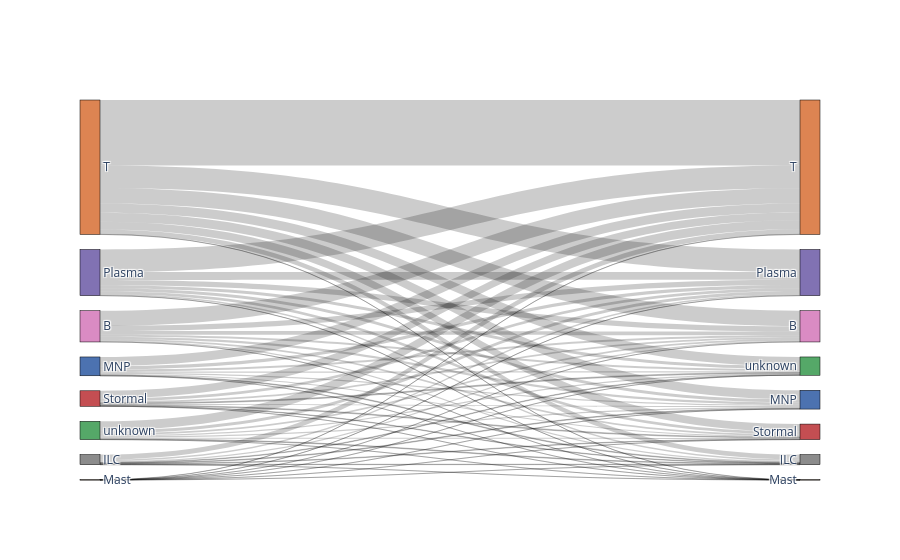
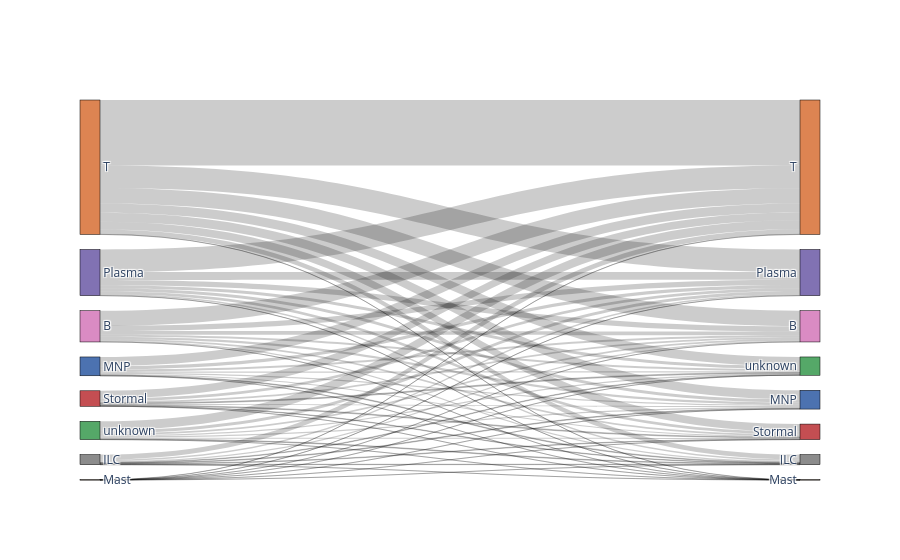

Source (notebook cell) for these figures, in order:
### Code cell
# Compare to random assignment
import random
random.seed(1)
adata_predicted.obs['random_labeling'] = list(adata_predicted.obs[celltype].sample(frac=1))

bc.tl.report(
    adata_pred=adata_predicted,
    celltype=celltype, 
    method="compare_to_random_" + method, 
    analysis_name=analysis_name,
    train_datasets = adata_trains,
    test_dataset = adata_orig,
    merge = merge,
    name_prediction="random_labeling",
    name_report="compare_to_random_auto_annot", 
    use_raw=use_raw,
    remove_nonshared=False, 
    clustering='leiden', 
    asymmetric_matrix=True, 
    delimiter='\t', 
    verbose=True)

### Figure 1 — Plotly figure (JSON) as saved in the notebook; plotly's stock layout.template omitted (floating-point values rounded to 4 significant figures)
{"data": [{"link": {"source": [6, 6, 6, 6, 6, 6, 6, 6, 7, 7, 7, 7, 7, 7, 7, 7, 5, 5, 5, 5, 5, 5, 5, 5, 4, 4, 4, 4, 4, 4, 4, 4, 2, 2, 2, 2, 2, 2, 2, 2, 0, 0, 0, 0, 0, 0, 0, 0, 3, 3, 3, 3, 3, 3, 3, 1, 1, 1, 1, 1, 1, 1, 1], "target": [10, 12, 14, 8, 9, 13, 15, 11, 10, 12, 14, 8, 9, 13, 15, 11, 10, 12, 14, 8, 9, 13, 15, 11, 10, 12, 14, 8, 9, 13, 15, 11, 10, 12, 14, 8, 9, 13, 15, 11, 10, 12, 14, 8, 9, 13, 15, 11, 10, 12, 14, 8, 9, 13, 15, 10, 12, 14, 8, 9, 13, 15, 11], "value": [2076, 5077, 14827, 3526, 1099, 1723, 2053, 36, 308, 662, 2055, 423, 157, 249, 276, 8, 235, 642, 1715, 387, 115, 190, 221, 5, 704, 1782, 5108, 1203, 362, 595, 678, 9, 292, 727, 2087, 466, 169, 227, 280, 9, 478, 1169, 3451, 813, 280, 393, 494, 7, 8, 5, 44, 4, 7, 4, 4, 156, 377, 1130, 263, 89, 129, 132, 2]}, "node": {"color": ["#da8bc3", "#8c8c8c", "#4c72b0", "#937860", "#8172b3", "#c44e52", "#dd8452", "#55a868", "#da8bc3", "#8c8c8c", "#4c72b0", "#937860", "#8172b3", "#c44e52", "#dd8452", "#55a868"], "label": ["B", "ILC", "MNP", "Mast", "Plasma", "Stormal", "T", "unknown", "B", "ILC", "MNP", "Mast", "Plasma", "Stormal", "T", "unknown"], "line": {"color": "black", "width": 0.5}, "pad": 15, "thickness": 20}, "type": "sankey"}], "layout": {}}

### Figure 2 — Plotly figure (JSON) as saved in the notebook; plotly's stock layout.template omitted (floating-point values rounded to 4 significant figures)
{"data": [{"link": {"source": [6, 6, 6, 6, 6, 6, 6, 6, 7, 7, 7, 7, 7, 7, 7, 7, 5, 5, 5, 5, 5, 5, 5, 5, 4, 4, 4, 4, 4, 4, 4, 4, 2, 2, 2, 2, 2, 2, 2, 2, 0, 0, 0, 0, 0, 0, 0, 0, 3, 3, 3, 3, 3, 3, 3, 1, 1, 1, 1, 1, 1, 1, 1], "target": [10, 12, 14, 8, 9, 13, 15, 11, 10, 12, 14, 8, 9, 13, 15, 11, 10, 12, 14, 8, 9, 13, 15, 11, 10, 12, 14, 8, 9, 13, 15, 11, 10, 12, 14, 8, 9, 13, 15, 11, 10, 12, 14, 8, 9, 13, 15, 11, 10, 12, 14, 8, 9, 13, 15, 10, 12, 14, 8, 9, 13, 15, 11], "value": [2076, 5077, 14827, 3526, 1099, 1723, 2053, 36, 308, 662, 2055, 423, 157, 249, 276, 8, 235, 642, 1715, 387, 115, 190, 221, 5, 704, 1782, 5108, 1203, 362, 595, 678, 9, 292, 727, 2087, 466, 169, 227, 280, 9, 478, 1169, 3451, 813, 280, 393, 494, 7, 8, 5, 44, 4, 7, 4, 4, 156, 377, 1130, 263, 89, 129, 132, 2]}, "node": {"color": ["#da8bc3", "#8c8c8c", "#4c72b0", "#937860", "#8172b3", "#c44e52", "#dd8452", "#55a868", "#da8bc3", "#8c8c8c", "#4c72b0", "#937860", "#8172b3", "#c44e52", "#dd8452", "#55a868"], "label": ["B", "ILC", "MNP", "Mast", "Plasma", "Stormal", "T", "unknown", "B", "ILC", "MNP", "Mast", "Plasma", "Stormal", "T", "unknown"], "line": {"color": "black", "width": 0.5}, "pad": 15, "thickness": 20}, "type": "sankey"}], "layout": {}}
